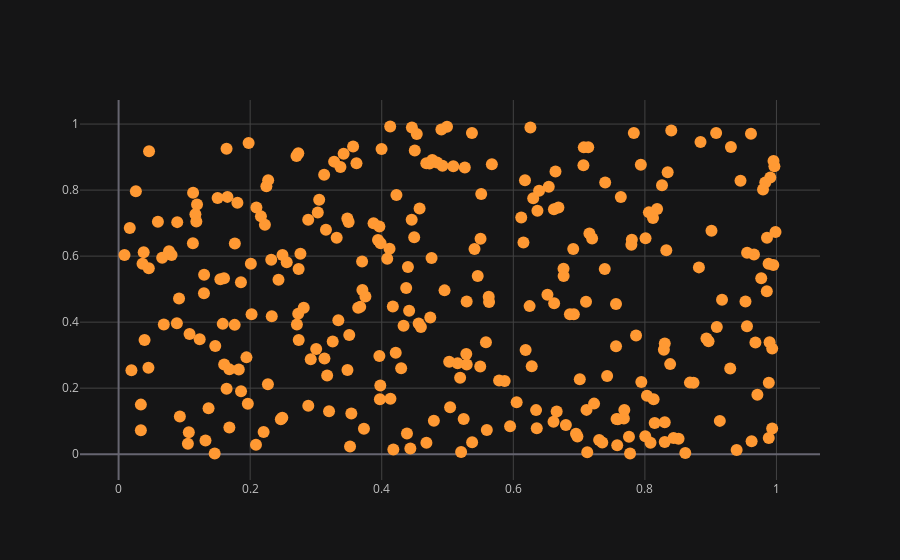

Write notebook code for a chart like this one.
### Code cell
df2.iplot(x="a", y="b", mode="markers")

### Figure 1 — Plotly figure (JSON) as saved in the notebook; plotly's stock layout.template omitted (floating-point values rounded to 4 significant figures; data arrays with more than 128 entries replaced by an {"elided": "..."} marker saying what was removed)
{"data": [{"line": {"color": "rgba(255, 153, 51, 1.0)", "dash": "solid", "shape": "linear", "width": 1.3}, "marker": {"size": 12, "symbol": "circle"}, "mode": "markers", "name": "b", "text": "", "type": "scatter", "x": {"elided": "300 float values"}, "y": {"elided": "300 float values"}}], "layout": {"legend": {"bgcolor": "#151516", "font": {"color": "#D9D9D9"}}, "paper_bgcolor": "#151516", "plot_bgcolor": "#151516", "title": {"font": {"color": "#D9D9D9"}}, "xaxis": {"gridcolor": "#434343", "showgrid": true, "tickfont": {"color": "#C2C2C2"}, "title": {"font": {"color": "#D9D9D9"}, "text": ""}, "zerolinecolor": "#666570"}, "yaxis": {"gridcolor": "#434343", "showgrid": true, "tickfont": {"color": "#C2C2C2"}, "title": {"font": {"color": "#D9D9D9"}, "text": ""}, "zerolinecolor": "#666570"}}}
